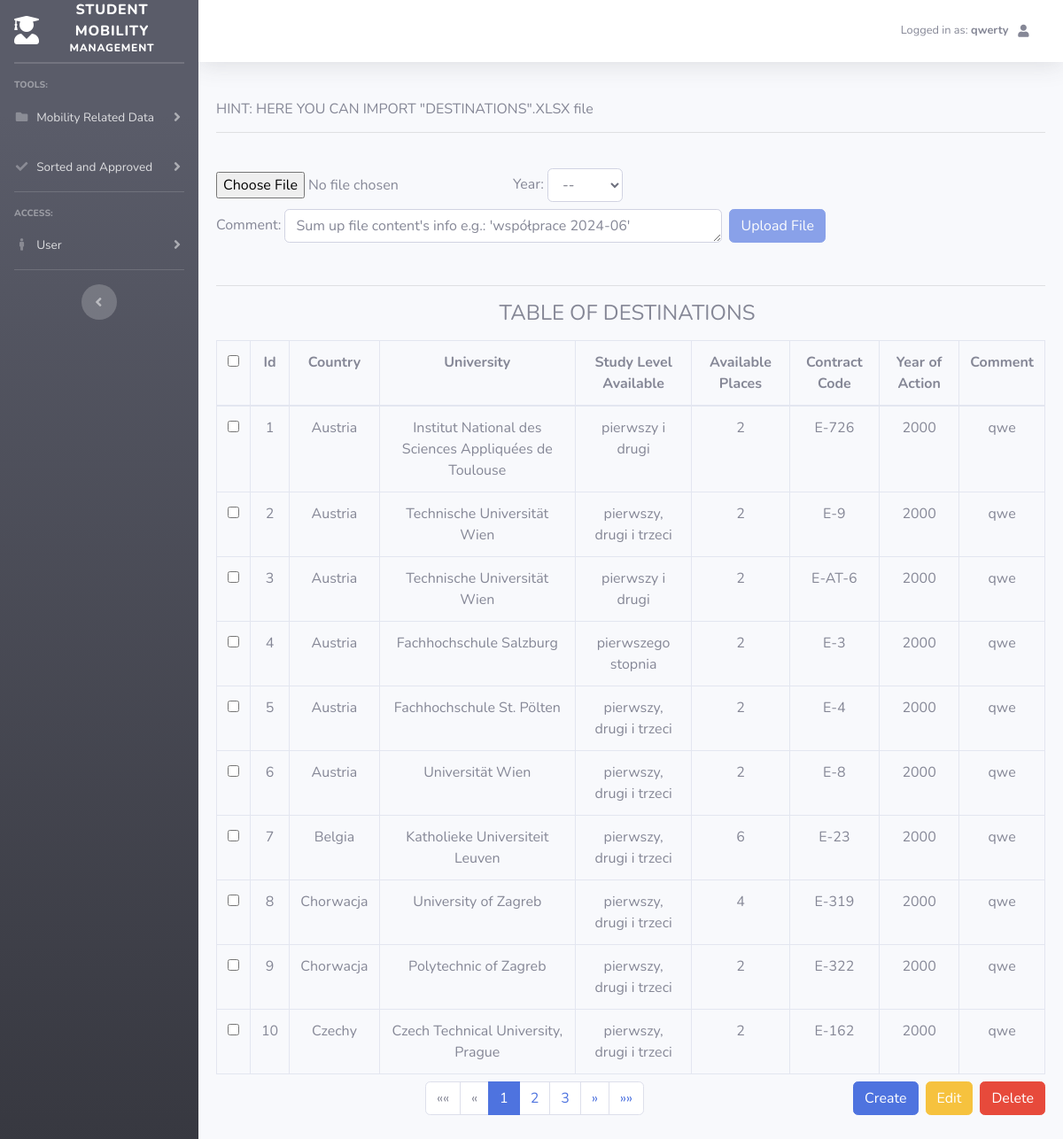
/destinations-xlsx (signed in), run on the app's committed database.
### api/models.py (models this page shows, shortened)
class Destination(models.Model):
    country = models.CharField(max_length=50)
    university = models.CharField(max_length=100)
    available_places = models.PositiveIntegerField()
    contract_code = models.CharField(max_length=25)
    student = models.ManyToManyField('Student', blank = True, null = True)
    year = models.CharField(max_length=4, default='2024')
    faculty = models.CharField(max_length=100, choices=FACULTIES, default='None')
    study_level_available = models.CharField(max_length=50, default='Not Provided')
    comment = models.TextField(default='None')

### api/views.py (the view, shortened to what this page needs)
# urls.py: path('destinations-xlsx',views.UploadDestinationDataViewXLSX, name = 'destinations_xlsx' ),
@login_required(login_url="/login")
def UploadDestinationDataViewXLSX(request):
    destinations_list = Destination.objects.all().order_by('id')
    paginator = Paginator(destinations_list, 10)  # Show 10 destinations per page
    page_number = request.GET.get('page')
    destinations_page_obj = paginator.get_page(page_number)
    return render(request, 'destinationsXLSX.html', {'destinations_page_obj': destinations_page_obj})

### api/templatetags/custom_filters.py (called while the page is built)
@register.filter
def to_range(value, arg):
    return range(int(value), int(arg) + 1)

### api/templates/destinationsXLSX.html (shortened to what this page needs)
{% extends 'main/base.html' %}
{% load crispy_forms_tags %}
{% load custom_filters %}
{% block content %}
<h6 align="left">
    HINT: HERE YOU CAN IMPORT "DESTINATIONS".XLSX file
</h6>
<hr>
<br>
<form method="post" enctype="multipart/form-data" class="form-inline">
    <div class="form-group mb-2 mr-sm-2">
        <input type="file" name="file" id="fileInput" onchange="checkFileInput()">
    </div>
    <div class="mb-2 mr-sm-2">
        <span>Year: </span>
        <select name="year" class="form-control" required>
                <option value="">--</option>
        </select>
    </div>
    <div class="mb-2 mr-sm-2">
        <span>Comment: </span>
        <textarea name="comment" rows="1" cols="50" class="form-control" placeholder="Sum up file content's info e.g.: 'współprace 2024-06'" required></textarea>
    </div>
    <button type="submit" class="btn btn-primary mb-2" id="uploadButton" disabled>Upload File</button>
</form>
<br>
<hr>
<h4  class="mt-3 mb-2 mr-sm-2" align="center">TABLE OF DESTINATIONS</h4>
<form method="post" action="{% url 'delete_destination' %}" id="deleteForm">
    <table class="table table-hover table-bordered mt-3 mb-2 mr-sm-2">
        <thead>
            <tr style="text-align: center;">
                <th style="vertical-align:top"><input type="checkbox" id="select-all"></th>
                <th style="vertical-align:top">Id</th>
                <th style="vertical-align:top">Country</th>
                <th style="vertical-align:top">University</th>
                <th style="vertical-align:top">Study Level Available</th>
                <th style="vertical-align:top">Available Places</th>
                <th style="vertical-align:top">Contract Code</th>
                <th style="vertical-align:top">Year of Action</th>
                <th style="vertical-align:top">Comment</th>
            </tr>
        </thead>
        <tbody>
            {% for destination in destinations_page_obj %}
            <tr style="text-align: center;">
                <td><input type="checkbox" name="destination_ids" value="{{ destination.id }}"></td>
                <td>{{ destination.id }}</td>
                <td>{{ destination.country }}</td>
                <td>{{ destination.university }}</td>
                <td>{{ destination.study_level_available }}</td>
                <td style="text-align: center;">{{ destination.available_places }}</td>
                <td style="text-align: center;">{{ destination.contract_code }}</td>
                <td>{{ destination.year }}</td>
                <td>{{ destination.comment }}</td>
            </tr>
            {% endfor %}
        </tbody>
    </table>
    <button type="submit" class="btn btn-danger" onclick="confirmDelete()" style="float: right;"><Delete>Delete</Delete></button>
    <button type="button" class="btn btn-warning mb-2 mr-sm-2" onclick="triggerEditModalDest()" style="float: right;">Edit</button>
</form>
<button class="btn btn-primary mb-2 mr-sm-2" data-toggle="modal"  style="float: right;" data-target="#newDestinationModal">Create</button>
<nav aria-label="Page navigation example">
    <ul class="pagination justify-content-center">
        {% if destinations_page_obj.has_previous %}
            <li class="page-item">
                <a class="page-link" href="?page=1" aria-label="First">
                    <span aria-hidden="true">&laquo;&laquo;</span>
                </a>
            </li>
            <li class="page-item">
                <a class="page-link" href="?page={{ destinations_page_obj.previous_page_number }}" aria-label="Previous">
                    <span aria-hidden="true">&laquo;</span>
                </a>
            </li>
        {% else %}
            <li class="page-item disabled">
                <span class="page-link" aria-hidden="true">&laquo;&laquo;</span>
            </li>
            <li class="page-item disabled">
                <span class="page-link" aria-hidden="true">&laquo;</span>
            </li>
        {% endif %}
        {% for num in destinations_page_obj.paginator.page_range %}
            {% if destinations_page_obj.number == num %}
                <li class="page-item active"><span class="page-link">{{ num }}</span></li>
            {% elif num > destinations_page_obj.number|add:-3 and num < destinations_page_obj.number|add:3 %}
                <li class="page-item"><a class="page-link" href="?page={{ num }}">{{ num }}</a></li>
            {% endif %}
        {% endfor %}
        {% if destinations_page_obj.has_next %}
            <li class="page-item">
                <a class="page-link" href="?page={{ destinations_page_obj.next_page_number }}" aria-label="Next">
                    <span aria-hidden="true">&raquo;</span>
                </a>
            </li>
            <li class="page-item">
                <a class="page-link" href="?page={{ destinations_page_obj.paginator.num_pages }}" aria-label="Last">
                    <span aria-hidden="true">&raquo;&raquo;</span>
                </a>
            </li>
        {% endif %}
    </ul>
</nav>
{% endblock %}

### api/templates/main/base.html (shortened to what this page needs)
{%load static%}
<!DOCTYPE html>
<html lang="en">
<head>
  <link href="https://cdnjs.cloudflare.com/ajax/libs/font-awesome/5.11.2/css/all.min.css" rel="stylesheet" type="text/css">
  <link href="{% static 'css/sb-admin-2.min.css' %}" rel="stylesheet">
</head>
<body id="page-top">
  <div id="wrapper">
    <ul class="navbar-nav bg-gradient-dark sidebar sidebar-dark accordion" id="accordionSidebar">
      <a class="sidebar-brand d-flex align-items-center justify-content-center" href="/home">
        <div class="sidebar-brand-icon">
          <i class="fas fa-user-graduate"  ></i>
        </div>
        <div class="sidebar-brand-text mx-3">Student Mobility <sup>Management</sup></div>
      </a>
      <hr class="sidebar-divider my-0">
      <hr class="sidebar-divider">
      <div class="sidebar-heading"> Tools: </div>
      <li class="nav-item">
        <a class="nav-link collapsed" href="#" data-toggle="collapse" data-target="#collapseMobilityData" aria-expanded="true" aria-controls="collapseMobilityData">
          <i class="fas fa-fw fa-folder"></i>
          <span>Mobility Related Data</span>
        </a>
      </li>
      <li class="nav-item">
        <a class="nav-link collapsed" href="#" data-toggle="collapse" data-target="#collapseSortedApproved" aria-expanded="true" aria-controls="collapseSortedApproved">
          <i class="fas fa-fw fa-check"></i>
          <span>Sorted and Approved</span>
        </a>
      </li>
      <hr class="sidebar-divider d-none d-md-block">
      <div class="sidebar-heading"> access: </div>
      <li class="nav-item">
        <a class="nav-link collapsed" href="#" data-toggle="collapse" data-target="#collapseAuthentication" aria-expanded="true" aria-controls="collapseAuthentication">
          <i class="fas fa-fw fa-male"></i>
          <span>User</span>
        </a>
      </li>
      <hr class="sidebar-divider d-none d-md-block">
      <div class="text-center d-none d-md-inline">
        <button class="rounded-circle border-0" id="sidebarToggle"></button>
      </div>
    </ul>
    <div id="content-wrapper" class="d-flex flex-column">
      <div id="content">
        <nav class="navbar navbar-expand navbar-light bg-white topbar mb-4 static-top shadow full-width-navbar">
          <ul class="navbar-nav ml-auto">
            {% if user.is_authenticated %}
            <li class="nav-item dropdown no-arrow">
              <a class="nav-link dropdown-toggle" href="#" id="userDropdown" role="button"
                 data-toggle="dropdown" aria-haspopup="true" aria-expanded="false">
                <span class="mr-2 d-none d-lg-inline small text-gray-600">Logged in as: <b >{{ user.username }}</b></span>
                <i class="fas fa-user fa-sm fa-fw mr-2 text-gray-600"></i>
              </a>
            </li>
            {% endif %}
          </ul>
        </nav>
        <div class="centered-content">
          {% block content %}
          {% endblock content %}
        </div>
      </div>
    </div>
  </div>
</body>
</html>

### api/templates/main/base.html (style rules this page uses)
.full-width-navbar { width: 100%; }
.centered-content { max-width: 1200px; margin: 0 auto; padding: 20px; }

### data on the page
Destination: id "1", country "Austria", university "Institut National des Sciences Appliquées de Toulouse", study_level_available "pierwszy i drugi", available_places "2", contract_code "E-726", year "2000", comment "qwe"
Destination: id "2", country "Austria", university "Technische Universität Wien", study_level_available "pierwszy, drugi i trzeci", available_places "2", contract_code "E-9", year "2000", comment "qwe"
Destination: id "3", country "Austria", university "Technische Universität Wien", study_level_available "pierwszy i drugi", available_places "2", contract_code "E-AT-6", year "2000", comment "qwe"
Destination: id "4", country "Austria", university "Fachhochschule Salzburg", study_level_available "pierwszego stopnia", available_places "2", contract_code "E-3", year "2000", comment "qwe"
Destination: id "5", country "Austria", university "Fachhochschule St. Pölten", study_level_available "pierwszy, drugi i trzeci", available_places "2", contract_code "E-4", year "2000", comment "qwe"
Destination: id "6", country "Austria", university "Universität Wien", study_level_available "pierwszy, drugi i trzeci", available_places "2", contract_code "E-8", year "2000", comment "qwe"
Destination: id "7", country "Belgia", university "Katholieke Universiteit Leuven", study_level_available "pierwszy, drugi i trzeci", available_places "6", contract_code "E-23", year "2000", comment "qwe"
Destination: id "8", country "Chorwacja", university "University of Zagreb", study_level_available "pierwszy, drugi i trzeci", available_places "4", contract_code "E-319", year "2000", comment "qwe"
Destination: id "9", country "Chorwacja", university "Polytechnic of Zagreb", study_level_available "pierwszy, drugi i trzeci", available_places "2", contract_code "E-322", year "2000", comment "qwe"
Destination: id "10", country "Czechy", university "Czech Technical University, Prague", study_level_available "pierwszy, drugi i trzeci", available_places "2", contract_code "E-162", year "2000", comment "qwe"

### other printed values
{{ user.username }} "qwerty"
{{ num }} "1"
{{ num }} "2" "3"
